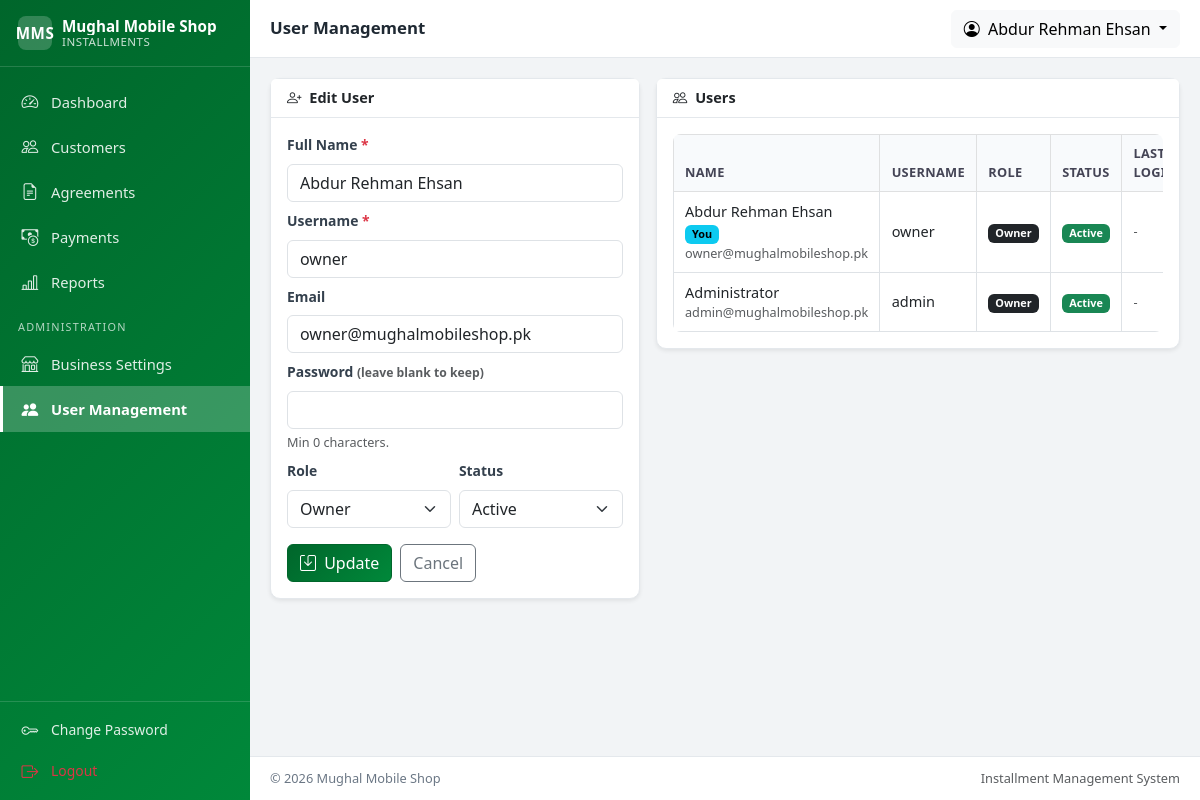
The app's page /settings/users.php?edit=1 (signed in) with its own data.
### tables this page shows
CREATE TABLE `business_settings` (
    `id`                 INT UNSIGNED NOT NULL AUTO_INCREMENT,
    `branch_name`        VARCHAR(150) NOT NULL DEFAULT 'Main Branch',
    `shop_name`          VARCHAR(190) NOT NULL DEFAULT '',
    `owner_name`         VARCHAR(150) NOT NULL DEFAULT '',
    `father_name`        VARCHAR(150) DEFAULT NULL,
    `cnic`               VARCHAR(20)  DEFAULT NULL,
    `phone`              VARCHAR(30)  DEFAULT NULL,
    `whatsapp`           VARCHAR(30)  DEFAULT NULL,
    `email`              VARCHAR(190) DEFAULT NULL,
    `address`            VARCHAR(255) DEFAULT NULL,
    `city`               VARCHAR(100) DEFAULT NULL,
    `district`           VARCHAR(100) DEFAULT NULL,
    `logo_path`          VARCHAR(255) DEFAULT NULL,
    `signature_path`     VARCHAR(255) DEFAULT NULL,
    `agreement_header`   TEXT         DEFAULT NULL,
    `agreement_footer`   TEXT         DEFAULT NULL,
    `default_terms`      TEXT         DEFAULT NULL,
    `currency`           VARCHAR(10)  NOT NULL DEFAULT 'PKR',
    `default_due_day`    TINYINT UNSIGNED NOT NULL DEFAULT 5,
    `document_language`  ENUM('en','ur') NOT NULL DEFAULT 'en',
    `receipt_prefix`     VARCHAR(20)  NOT NULL DEFAULT 'RCP',
    `agreement_prefix`   VARCHAR(20)  NOT NULL DEFAULT 'AGR',
    `is_active`          TINYINT(1)   NOT NULL DEFAULT 1,
    `updated_by`         INT UNSIGNED DEFAULT NULL,
    `created_at`         TIMESTAMP    NOT NULL DEFAULT CURRENT_TIMESTAMP,
    `updated_at`         TIMESTAMP    NOT NULL DEFAULT CURRENT_TIMESTAMP ON UPDATE CURRENT_TIMESTAMP,
    PRIMARY KEY (`id`),
    KEY `idx_bs_active` (`is_active`),
    CONSTRAINT `fk_bs_updated_by` FOREIGN KEY (`updated_by`)
        REFERENCES `users` (`id`) ON DELETE SET NULL ON UPDATE CASCADE
);

CREATE TABLE `users` (
    `id`             INT UNSIGNED NOT NULL AUTO_INCREMENT,
    `full_name`      VARCHAR(150)    NOT NULL,
    `username`       VARCHAR(60)     NOT NULL,
    `email`          VARCHAR(190)    DEFAULT NULL,
    `password_hash`  VARCHAR(255)    NOT NULL,
    `role`           ENUM('owner','staff') NOT NULL DEFAULT 'staff',
    `status`         ENUM('active','inactive') NOT NULL DEFAULT 'active',
    `last_login_at`  DATETIME        DEFAULT NULL,
    `created_by`     INT UNSIGNED    DEFAULT NULL,
    `created_at`     TIMESTAMP       NOT NULL DEFAULT CURRENT_TIMESTAMP,
    `updated_at`     TIMESTAMP       NOT NULL DEFAULT CURRENT_TIMESTAMP ON UPDATE CURRENT_TIMESTAMP,
    PRIMARY KEY (`id`),
    UNIQUE KEY `uq_users_username` (`username`),
    UNIQUE KEY `uq_users_email` (`email`),
    KEY `idx_users_role` (`role`),
    KEY `idx_users_status` (`status`),
    CONSTRAINT `fk_users_created_by` FOREIGN KEY (`created_by`)
        REFERENCES `users` (`id`) ON DELETE SET NULL ON UPDATE CASCADE
);

### settings/users.php (the view, shortened to what the rows shown need)
<?php
require_once __DIR__ . '/../includes/auth.php';
require_permission('manage_users');
$db = getDB();
$editId = (int)get('edit', 0);
$errors = [];
$form = [
    'id' => 0, 'full_name' => '', 'username' => '', 'email' => '',
    'role' => 'staff', 'status' => 'active',
];
if ($editId > 0) {
    $stmt = $db->prepare('SELECT * FROM users WHERE id = ?');
    $stmt->execute([$editId]);
    $u = $stmt->fetch();
    if ($u) {
        $form = [
            'id' => (int)$u['id'], 'full_name' => $u['full_name'], 'username' => $u['username'],
            'email' => $u['email'], 'role' => $u['role'], 'status' => $u['status'],
        ];
    }
}
$users = $db->query('SELECT * FROM users ORDER BY role ASC, full_name ASC')->fetchAll();
$pageTitle = 'User Management';
include __DIR__ . '/../includes/header.php';
?>
<div class="row g-3">
    <div class="col-lg-5">
        <div class="card shadow-sm">
            <div class="card-body">
                <form method="POST" action="<?= e(base_url('settings/users.php')) ?>" novalidate>
                    <div class="mb-2">
                        <label class="form-label">Full Name <span class="text-danger">*</span></label>
                        <input type="text" name="full_name" class="form-control <?= isset($errors['full_name']) ? 'is-invalid' : '' ?>" value="<?= e($form['full_name']) ?>" maxlength="150" required>
                    </div>
                    <div class="mb-2">
                        <label class="form-label">Username <span class="text-danger">*</span></label>
                        <input type="text" name="username" class="form-control <?= isset($errors['username']) ? 'is-invalid' : '' ?>" value="<?= e($form['username']) ?>" maxlength="60" required>
                    </div>
                    <div class="mb-2">
                        <label class="form-label">Email</label>
                        <input type="email" name="email" class="form-control <?= isset($errors['email']) ? 'is-invalid' : '' ?>" value="<?= e($form['email']) ?>" maxlength="190">
                    </div>
                    <div class="row g-2">
                        <div class="col-6">
                            <label class="form-label">Role</label>
                            <select name="role" class="form-select <?= isset($errors['role']) ? 'is-invalid' : '' ?>">
                                <option value="owner" <?= $form['role'] === 'owner' ? 'selected' : '' ?>>Owner</option>
                            </select>
                        </div>
                        <div class="col-6">
                            <label class="form-label">Status</label>
                            <select name="status" class="form-select <?= isset($errors['status']) ? 'is-invalid' : '' ?>">
                                <option value="active" <?= $form['status'] === 'active' ? 'selected' : '' ?>>Active</option>
                            </select>
                        </div>
                    </div>
                </form>
            </div>
        </div>
    </div>
    <div class="col-lg-7">
        <div class="card shadow-sm">
            <div class="card-body">
                <div class="table-responsive">
                    <table class="table table-bordered table-hover align-middle mb-0">
                        <thead class="table-light">
                            <tr><th>Name</th><th>Username</th><th>Role</th><th>Status</th><th>Last Login</th><th class="text-end">Actions</th></tr>
                        </thead>
                        <tbody>
                        <?php foreach ($users as $u): ?>
                            <tr>
                                <td>
                                    <?= e($u['full_name']) ?>
                                    <?php if ((int)$u['id'] === current_user_id()): ?><span class="badge text-bg-info">You</span><?php endif; ?>
                                    <?php if ($u['email']): ?><div class="small text-muted"><?= e($u['email']) ?></div><?php endif; ?>
                                </td>
                                <td><?= e($u['username']) ?></td>
                                <td><span class="badge text-bg-<?= $u['role'] === 'owner' ? 'dark' : 'secondary' ?>"><?= e(ucfirst($u['role'])) ?></span></td>
                                <td>
                                    <?php if ($u['status'] === 'active'): ?><span class="badge text-bg-success">Active</span>
                                    <?php else: ?><span class="badge text-bg-secondary">Inactive</span><?php endif; ?>
                                </td>
                                <td class="small text-muted"><?= e(fmt_datetime($u['last_login_at']) ?: '-') ?></td>
                            </tr>
                        <?php endforeach; ?>
                        </tbody>
                    </table>
                </div>
            </div>
        </div>
    </div>
</div>
<?php include __DIR__ . '/../includes/footer.php'; ?>

### includes/header.php (shortened to what the rows shown need)
<?php
require_once __DIR__ . '/auth.php';
$__settings = business_settings();
$currentUser = current_user();
$pageTitle = $pageTitle ?? APP_NAME;
?>
<!DOCTYPE html>
<html lang="en">
<head>
    <link href="https://cdn.jsdelivr.net/npm/bootstrap@5.3.0/dist/css/bootstrap.min.css" rel="stylesheet">
    <link rel="stylesheet" href="https://cdn.jsdelivr.net/npm/bootstrap-icons@1.11.3/font/bootstrap-icons.min.css">
    <link href="<?= e(asset('css/app.css')) ?>?v=1" rel="stylesheet">
</head>
<body>
<div class="app-shell">
    <?php include __DIR__ . '/sidebar.php'; ?>
    <div class="app-main">
        <header class="app-topbar">
            <h1 class="app-topbar-title"><?= e($pageTitle) ?></h1>
            <div class="ms-auto d-flex align-items-center gap-2">
                <div class="dropdown">
                    <button class="btn btn-light dropdown-toggle" type="button" data-bs-toggle="dropdown" aria-expanded="false">
                        <i class="bi bi-person-circle"></i>
                        <span class="d-none d-sm-inline ms-1"><?= e($currentUser['full_name']) ?></span>
                    </button>
                </div>
            </div>
        </header>
        <main class="app-content">

### includes/sidebar.php (shortened to what the rows shown need)
<?php
require_once __DIR__ . '/auth.php';
$__s = business_settings();
$__shop = $__s['shop_name'] ?? APP_NAME;
?>
<aside class="app-sidebar" id="appSidebar">
    <div class="app-brand">
        <div class="app-brand-text">
            <span class="app-brand-name"><?= e(mb_strimwidth($__shop, 0, 28, '…')) ?></span>
            <span class="app-brand-sub">Installments</span>
        </div>
    </div>
</aside>

### includes/footer.php (shortened to what the rows shown need)
        </main>
        <footer class="app-footer">
            <span>&copy; <?= date('Y') ?> <?= e(business_settings()['shop_name'] ?? APP_NAME) ?></span>
            <span class="text-muted">Installment Management System</span>
        </footer>
    </div>
</div>
</body>
</html>

### records on screen
business_settings: shop_name "Mughal Mobile Shop"
users: status+full_name "Abdur Rehman Ehsan", full_name "Abdur Rehman Ehsan", username "owner", email "owner@mughalmobileshop.pk", role "Owner", status "Active", shows "You", status+role "Owner", status+last_login_at "-"
users: full_name "Administrator", email "admin@mughalmobileshop.pk", username "admin", role "Owner", status "Active", last_login_at "-"

### other values on screen
shop_initials() "MMS"
$item['label'] "Dashboard"
$item['label'] "Customers"
$item['label'] "Agreements"
$item['label'] "Payments"
$item['label'] "Reports"
$item['label'] "Business Settings"
$item['label'] "User Management"
$pageTitle "User Management"
MIN_PASSWORD_LENGTH "0"
